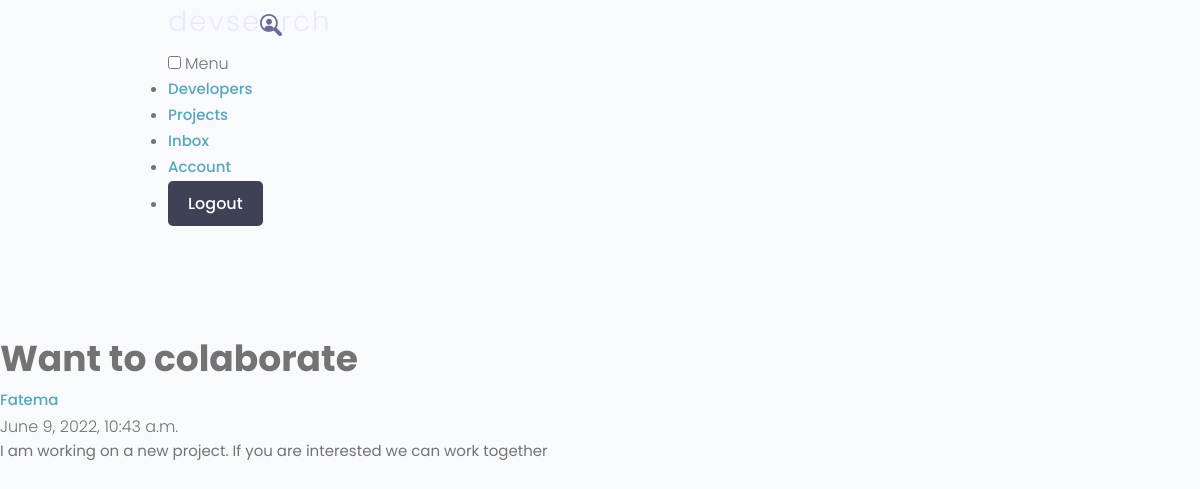
/message/5da0c35fa4344b70b6e1c1c9d76adba8/ (signed in), run on the app's committed database.
### users/models.py (models this page shows, shortened)
class Message(models.Model):
    sender = models.ForeignKey(
        Profile, on_delete=models.SET_NULL, null=True, blank=True)
    recipient = models.ForeignKey(
        Profile, on_delete=models.SET_NULL, null=True, blank=True, related_name="messages")
    name = models.CharField(max_length=200, null=True, blank=True)
    email = models.EmailField(max_length=200, null=True, blank=True)
    subject = models.CharField(max_length=200, null=True, blank=True)
    body = models.TextField()
    is_read = models.BooleanField(default=False, null=True)
    created = models.DateTimeField(auto_now_add=True)
    id = models.UUIDField(default=uuid.uuid4, unique=True,
                          primary_key=True, editable=False)
    class Meta:
        ordering = ['is_read', '-created']

### users/views.py (the view)
# urls.py: path('message/<str:pk>/', views.viewMessage, name="message"),
@login_required(login_url='login')
def viewMessage(request, pk):
    profile = request.user.profile
    message = profile.messages.get(id=pk)
    if message.is_read == False:
        message.is_read = True
        message.save()
    context = {'message': message}
    return render(request, 'users/message.html', context)

### users/templates/users/message.html (shortened to what this page needs)
{% extends 'main.html' %}
{% block content %}
<main class="messagePage my-xl">
  <div class="content-box">
    <div class="message">
      <h2 class="message__subject">{{message.subject}}</h4>
        {% if message.sender %}
        <a href="{% url 'user-profile' message.sender.id  %}" class="message__author">{{message.name}}</a>
        {% else %}
        <p class="message__author">{{message.name}}</p>
        {% endif %}
        <p class="message__date">{{message.created}}</p>
        <div class="message__body">{{message.body|linebreaksbr}}</div>
    </div>
  </div>
</main>
{% endblock content %}

### templates/main.html (shortened to what this page needs)
<!DOCTYPE html>
{% load static %}
<html>
<head>
    <link rel="stylesheet" href="https://cdn.iconmonstr.com/1.3.0/css/iconmonstr-iconic-font.min.css" />
    <link rel="stylesheet" href="{% static 'uikit/styles/uikit.css' %}" />
    <link rel="stylesheet" href="{% static 'styles/app.css' %}" />
</head>
<body>
    {% include 'navbar.html' %}
    {% block content %}
    {% endblock content %}
</body>
</html>

### templates/navbar.html (shortened to what this page needs)
{% load static %}
<header class="header">
    <div class="container container--narrow">
        <a href="{% url 'profiles' %}" class="header__logo">
            <img src="{% static 'images/logo.svg' %} " alt="DevSearch Logo" />
        </a>
        <nav class="header__nav">
            <input type="checkbox" id="responsive-menu" />
            <label for="responsive-menu" class="toggle-menu">
                <span>Menu</span>
            </label>
            <ul class="header__menu">
                <li class="header__menuItem"><a href="{% url 'profiles' %}">Developers</a></li>
                <li class="header__menuItem"><a href="{% url 'projects' %}">Projects</a></li>
                {% if request.user.is_authenticated %}
                <li class="header__menuItem"><a href="{% url 'inbox' %}">Inbox</a></li>
                <li class="header__menuItem"><a href="{% url 'account' %}">Account</a></li>
                <li class="header__menuItem"><a href="{% url 'logout' %}" class="btn btn--sub">Logout</a></li>
                {% else %}
                <li class="header__menuItem"><a href="{% url 'login' %}" class="btn btn--sub">Login/Sign Up</a></li>
                {% endif %}
            </ul>
        </nav>
    </div>
</header>

### static/uikit/styles/modules/_variables.css (style rules this page uses)
:root { --color-main: #5aa5b9; --color-main-light: #e6faff; --color-sub: #3f4156; --color-sub-light: #51546e; --color-sub-lighter: #ededfd; --color-text: #737373; --color-gray: #8b8b8b; --color-light: #e5e7eb; --color-light-gray: #767676; --color-bg: #f8fafd; --color-white: #fffefd; --color-white-light: #f3f3f3; --color-success: #359e64; --color-success-bg: #def8e8; --color-error: #fc4b0b; --color-error-bg: #fff2ee; --font-base: 'Poppins', arial, helvetica, 'Segoe UI', roboto, ubuntu, sans-serif; --font-monospace: 'Fira Code', 'Courier New', courier, monospace; --font-regular: 300; --font-medium: 500; --font-bold: 700; --generic-shadow: 1px 1px 5px #00000010; --generic-transition: all 0.3s ease-in-out; }

### static/uikit/styles/modules/_base.css (style rules this page uses)
* { margin: 0; padding: 0; box-sizing: border-box; text-rendering: optimizeLegibility; color: inherit; font-size: inherit; }
html { font-size: 50%; }
@media only screen and (min-width: 480px) { html { font-size: 56.25%; } }
@media only screen and (min-width: 1200px) { html { font-size: 62.5%; } }
body { line-height: 1.6; font-weight: 400; font-size: 1.5rem; color: var(--color-text); background-color: var(--color-bg); min-height: 100vh; }

### static/uikit/styles/modules/_typography.css (style rules this page uses)
* { font-family: var(--font-base); }
h2 { font-size: 3.6rem; font-weight: var(--font-bold); }
p, span, strong { font-size: 1.6rem; color: var(--color-text); font-weight: var(--font-regular); }
a { padding-bottom: 2px; text-decoration: none; display: inline-block; color: var(--color-main); font-weight: var(--font-medium); }

### static/uikit/styles/modules/_utilities.css (style rules this page uses)
.container { width: 92%; max-width: 165rem; margin: 0 auto; box-sizing: border-box; }
.container--narrow { width: 92%; max-width: 120rem; }
@media screen and (min-width: 1000px) { .container { width: 90%; } }
@media screen and (min-width: 1000px) { .container--narrow { width: 85%; } }
@media screen and (min-width: 1200px) { .container { width: 80%; } }
@media screen and (min-width: 1200px) { .container--narrow { width: 72%; } }
.my-xl { margin: 8rem auto; }

### static/uikit/styles/modules/_button.css (style rules this page uses)
.btn { display: inline-block; position: relative; cursor: pointer; background-color: var(--color-light); font-weight: var(--font-medium); color: var(--color-sub); text-decoration: none; padding: 1rem 2rem; border-radius: 0.5rem; border: none; width: -webkit-fit-content; width: -moz-fit-content; width: fit-content; height: -webkit-fit-content; height: -moz-fit-content; height: fit-content; font-size: 1.6rem; outline-width: 0; outline-color: transparent; -webkit-backface-visibility: hidden; backface-visibility: hidden; transition: all 0.3s ease-in-out; }
.btn--sub { background-color: var(--color-sub); color: var(--color-white); }

### data on the page
Message: subject "Want to colaborate", name "Fatema", created "June 9, 2022, 10:43 a.m.", body "I am working on a new project. If you are interested we can work together"
